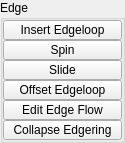
       <widget class="QGroupBox" name="edge">
        <property name="minimumSize">
         <size>
          <width>125</width>
          <height>0</height>
         </size>
        </property>
        <property name="maximumSize">
         <size>
          <width>125</width>
          <height>999</height>
         </size>
        </property>
        <property name="title">
         <string>Edge</string>
        </property>
        <layout class="QVBoxLayout" name="verticalLayout_7">
         <property name="spacing">
          <number>0</number>
         </property>
         <property name="leftMargin">
          <number>0</number>
         </property>
         <property name="topMargin">
          <number>0</number>
         </property>
         <property name="rightMargin">
          <number>0</number>
         </property>
         <property name="bottomMargin">
          <number>0</number>
         </property>
         <item>
          <widget class="QPushButton" name="b047">
           <property name="enabled">
            <bool>true</bool>
           </property>
           <property name="minimumSize">
            <size>
             <width>0</width>
             <height>20</height>
            </size>
           </property>
           <property name="maximumSize">
            <size>
             <width>999</width>
             <height>20</height>
            </size>
           </property>
           <property name="toolTip">
            <string>Split selected edge ring</string>
           </property>
           <property name="text">
            <string>Insert Edgeloop</string>
           </property>
           <property name="iconSize">
            <size>
             <width>18</width>
             <height>18</height>
            </size>
           </property>
           <property name="balette" stdset="0">
            <palette>
             <active>
              <colorrole role="Highlight">
               <brush brushstyle="SolidPattern">
                <color alpha="255">
                 <red>168</red>
                 <green>152</green>
                 <blue>250</blue>
                </color>
               </brush>
              </colorrole>
             </active>
             <inactive>
              <colorrole role="Highlight">
               <brush brushstyle="SolidPattern">
                <color alpha="255">
                 <red>168</red>
                 <green>152</green>
                 <blue>250</blue>
                </color>
               </brush>
              </colorrole>
             </inactive>
             <disabled>
              <colorrole role="Highlight">
               <brush brushstyle="SolidPattern">
                <color alpha="255">
                 <red>0</red>
                 <green>120</green>
                 <blue>215</blue>
                </color>
               </brush>
              </colorrole>
             </disabled>
            </palette>
           </property>
          </widget>
         </item>
         <item>
          <widget class="QPushButton" name="b050">
           <property name="enabled">
            <bool>true</bool>
           </property>
           <property name="minimumSize">
            <size>
             <width>0</width>
             <height>20</height>
            </size>
           </property>
           <property name="maximumSize">
            <size>
             <width>999</width>
             <height>20</height>
            </size>
           </property>
           <property name="toolTip">
            <string>Enter tool then select edges and hit 'Y' to spin.</string>
           </property>
           <property name="text">
            <string>Spin</string>
           </property>
           <property name="iconSize">
            <size>
             <width>18</width>
             <height>18</height>
            </size>
           </property>
           <property name="balette" stdset="0">
            <palette>
             <active>
              <colorrole role="Highlight">
               <brush brushstyle="SolidPattern">
                <color alpha="255">
                 <red>168</red>
                 <green>152</green>
                 <blue>250</blue>
                </color>
               </brush>
              </colorrole>
             </active>
             <inactive>
              <colorrole role="Highlight">
               <brush brushstyle="SolidPattern">
                <color alpha="255">
                 <red>168</red>
                 <green>152</green>
                 <blue>250</blue>
                </color>
               </brush>
              </colorrole>
             </inactive>
             <disabled>
              <colorrole role="Highlight">
               <brush brushstyle="SolidPattern">
                <color alpha="255">
                 <red>0</red>
                 <green>120</green>
                 <blue>215</blue>
                </color>
               </brush>
              </colorrole>
             </disabled>
            </palette>
           </property>
          </widget>
         </item>
         <item>
          <widget class="QPushButton" name="b049">
           <property name="enabled">
            <bool>true</bool>
           </property>
           <property name="minimumSize">
            <size>
             <width>0</width>
             <height>20</height>
            </size>
           </property>
           <property name="maximumSize">
            <size>
             <width>999</width>
             <height>20</height>
            </size>
           </property>
           <property name="toolTip">
            <string>Slide edge loops or paths along their neighboring edges</string>
           </property>
           <property name="text">
            <string>Slide</string>
           </property>
           <property name="iconSize">
            <size>
             <width>18</width>
             <height>18</height>
            </size>
           </property>
           <property name="autoDefault">
            <bool>false</bool>
           </property>
           <property name="default">
            <bool>false</bool>
           </property>
           <property name="flat">
            <bool>false</bool>
           </property>
           <property name="balette" stdset="0">
            <palette>
             <active>
              <colorrole role="Highlight">
               <brush brushstyle="SolidPattern">
                <color alpha="255">
                 <red>168</red>
                 <green>152</green>
                 <blue>250</blue>
                </color>
               </brush>
              </colorrole>
             </active>
             <inactive>
              <colorrole role="Highlight">
               <brush brushstyle="SolidPattern">
                <color alpha="255">
                 <red>168</red>
                 <green>152</green>
                 <blue>250</blue>
                </color>
               </brush>
              </colorrole>
             </inactive>
             <disabled>
              <colorrole role="Highlight">
               <brush brushstyle="SolidPattern">
                <color alpha="255">
                 <red>0</red>
                 <green>120</green>
                 <blue>215</blue>
                </color>
               </brush>
              </colorrole>
             </disabled>
            </palette>
           </property>
          </widget>
         </item>
         <item>
          <widget class="QPushButton" name="b051">
           <property name="enabled">
            <bool>true</bool>
           </property>
           <property name="minimumSize">
            <size>
             <width>0</width>
             <height>20</height>
            </size>
           </property>
           <property name="maximumSize">
            <size>
             <width>999</width>
             <height>20</height>
            </size>
           </property>
           <property name="toolTip">
            <string>Offset edge loop tool</string>
           </property>
           <property name="text">
            <string>Offset Edgeloop</string>
           </property>
           <property name="iconSize">
            <size>
             <width>18</width>
             <height>18</height>
            </size>
           </property>
           <property name="balette" stdset="0">
            <palette>
             <active>
              <colorrole role="Highlight">
               <brush brushstyle="SolidPattern">
                <color alpha="255">
                 <red>168</red>
                 <green>152</green>
                 <blue>250</blue>
                </color>
               </brush>
              </colorrole>
             </active>
             <inactive>
              <colorrole role="Highlight">
               <brush brushstyle="SolidPattern">
                <color alpha="255">
                 <red>168</red>
                 <green>152</green>
                 <blue>250</blue>
                </color>
               </brush>
              </colorrole>
             </inactive>
             <disabled>
              <colorrole role="Highlight">
               <brush brushstyle="SolidPattern">
                <color alpha="255">
                 <red>0</red>
                 <green>120</green>
                 <blue>215</blue>
                </color>
               </brush>
              </colorrole>
             </disabled>
            </palette>
           </property>
          </widget>
         </item>
         <item>
          <widget class="QPushButton" name="b053">
           <property name="enabled">
            <bool>true</bool>
           </property>
           <property name="minimumSize">
            <size>
             <width>0</width>
             <height>20</height>
            </size>
           </property>
           <property name="maximumSize">
            <size>
             <width>999</width>
             <height>20</height>
            </size>
           </property>
           <property name="toolTip">
            <string>Edit edges that respect surface curvature</string>
           </property>
           <property name="text">
            <string>Edit Edge Flow</string>
           </property>
           <property name="autoDefault">
            <bool>false</bool>
           </property>
           <property name="default">
            <bool>false</bool>
           </property>
           <property name="flat">
            <bool>false</bool>
           </property>
           <property name="balette" stdset="0">
            <palette>
             <active>
              <colorrole role="Highlight">
               <brush brushstyle="SolidPattern">
                <color alpha="255">
                 <red>168</red>
                 <green>152</green>
                 <blue>250</blue>
                </color>
               </brush>
              </colorrole>
             </active>
             <inactive>
              <colorrole role="Highlight">
               <brush brushstyle="SolidPattern">
                <color alpha="255">
                 <red>168</red>
                 <green>152</green>
                 <blue>250</blue>
                </color>
               </brush>
              </colorrole>
             </inactive>
             <disabled>
              <colorrole role="Highlight">
               <brush brushstyle="SolidPattern">
                <color alpha="255">
                 <red>0</red>
                 <green>120</green>
                 <blue>215</blue>
                </color>
               </brush>
              </colorrole>
             </disabled>
            </palette>
           </property>
          </widget>
         </item>
         <item>
          <widget class="QPushButton" name="b048">
           <property name="enabled">
            <bool>true</bool>
           </property>
           <property name="minimumSize">
            <size>
             <width>0</width>
             <height>20</height>
            </size>
           </property>
           <property name="maximumSize">
            <size>
             <width>999</width>
             <height>20</height>
            </size>
           </property>
           <property name="toolTip">
            <string>Enter tool then select edge. Corresponding ring will be collapsed.</string>
           </property>
           <property name="text">
            <string>Collapse Edgering</string>
           </property>
           <property name="iconSize">
            <size>
             <width>18</width>
             <height>18</height>
            </size>
           </property>
           <property name="autoDefault">
            <bool>false</bool>
           </property>
           <property name="default">
            <bool>false</bool>
           </property>
           <property name="flat">
            <bool>false</bool>
           </property>
           <property name="balette" stdset="0">
            <palette>
             <active>
              <colorrole role="Highlight">
               <brush brushstyle="SolidPattern">
                <color alpha="255">
                 <red>168</red>
                 <green>152</green>
                 <blue>250</blue>
                </color>
               </brush>
              </colorrole>
             </active>
             <inactive>
              <colorrole role="Highlight">
               <brush brushstyle="SolidPattern">
                <color alpha="255">
                 <red>168</red>
                 <green>152</green>
                 <blue>250</blue>
                </color>
               </brush>
              </colorrole>
             </inactive>
             <disabled>
              <colorrole role="Highlight">
               <brush brushstyle="SolidPattern">
                <color alpha="255">
                 <red>0</red>
                 <green>120</green>
                 <blue>215</blue>
                </color>
               </brush>
              </colorrole>
             </disabled>
            </palette>
           </property>
          </widget>
         </item>
        </layout>
       </widget>
